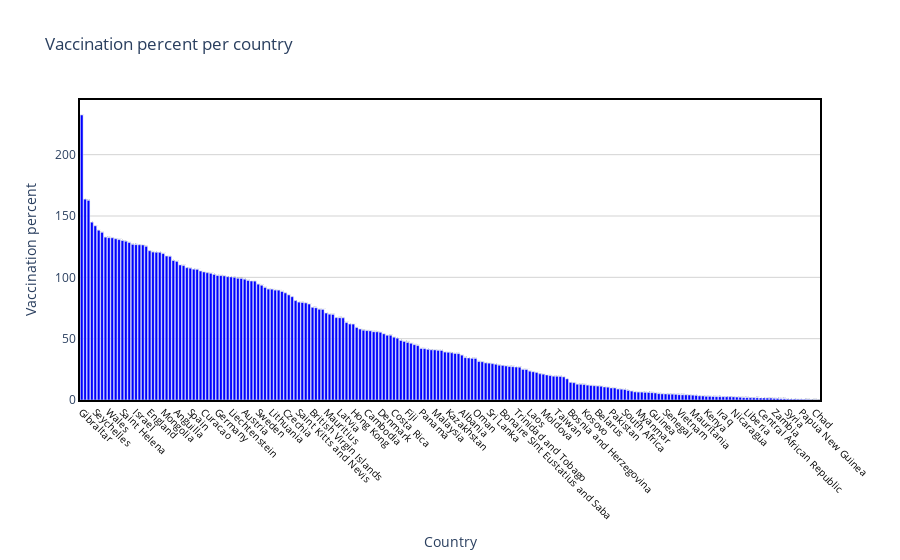

The notebook cell this image was saved under:
### Code cell
draw_trace_bar(country_vaccine, 'Percent', 'Vaccination percent per country', 'Country', 'Vaccination percent' )

### Figure 1 — Plotly figure (JSON) as saved in the notebook; plotly's stock layout.template omitted (floating-point values rounded to 4 significant figures; data arrays with more than 128 entries replaced by an {"elided": "..."} marker saying what was removed)
{"data": [{"marker": {"color": "Blue"}, "text": {"elided": "218 str values"}, "type": "bar", "x": {"elided": "218 str values"}, "y": {"elided": "218 float values"}}], "layout": {"hovermode": "closest", "paper_bgcolor": "rgba(0, 0, 0, 0)", "plot_bgcolor": "rgba(0, 0, 0, 0)", "title": {"text": "Vaccination percent per country"}, "xaxis": {"linecolor": "black", "linewidth": 2, "mirror": true, "showline": true, "showticklabels": true, "tickangle": 45, "tickfont": {"color": "black", "size": 10}, "title": {"text": "Country"}, "zeroline": true, "zerolinecolor": "grey", "zerolinewidth": 1}, "yaxis": {"gridcolor": "lightgrey", "linecolor": "black", "linewidth": 2, "mirror": true, "showline": true, "title": {"text": "Vaccination percent"}, "zeroline": true, "zerolinecolor": "grey", "zerolinewidth": 1}}}
